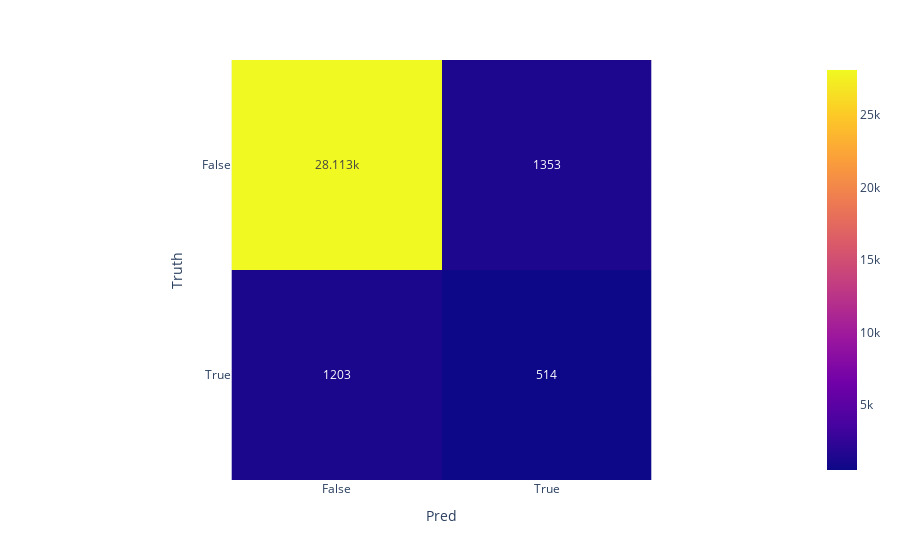

The cell this chart's notebook holds for it:
### Code cell
import plotly.express as px


fig = px.imshow([[tn, fp], [fn, tp]], text_auto=True, labels=dict(y="Truth", x="Pred"),
                x=["False", "True"],
                y=["False", "True"]
               )
fig.show()

### Figure 1 — Plotly figure (JSON) as saved in the notebook; plotly's stock layout.template omitted (floating-point values rounded to 4 significant figures)
{"data": [{"coloraxis": "coloraxis", "hovertemplate": "Pred: %{x}<br>Truth: %{y}<br>color: %{z}<extra></extra>", "name": "0", "texttemplate": "%{z}", "type": "heatmap", "x": ["False", "True"], "xaxis": "x", "y": ["False", "True"], "yaxis": "y", "z": [[28113, 1353], [1203, 514]]}], "layout": {"coloraxis": {"colorscale": [[0, "#0d0887"], [0.1111, "#46039f"], [0.2222, "#7201a8"], [0.3333, "#9c179e"], [0.4444, "#bd3786"], [0.5556, "#d8576b"], [0.6667, "#ed7953"], [0.7778, "#fb9f3a"], [0.8889, "#fdca26"], [1, "#f0f921"]]}, "margin": {"t": 60}, "xaxis": {"anchor": "y", "constrain": "domain", "domain": [0, 1], "scaleanchor": "y", "title": {"text": "Pred"}}, "yaxis": {"anchor": "x", "autorange": "reversed", "constrain": "domain", "domain": [0, 1], "title": {"text": "Truth"}}}}
